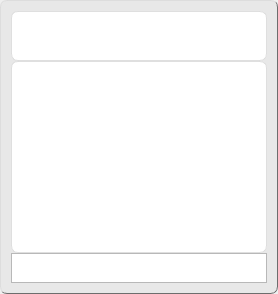
        <widget class="QWidget" name="widget_table_principal" native="true">
         <layout class="QGridLayout" name="gridLayout_3">
          <property name="leftMargin">
           <number>0</number>
          </property>
          <property name="topMargin">
           <number>0</number>
          </property>
          <property name="rightMargin">
           <number>0</number>
          </property>
          <property name="bottomMargin">
           <number>0</number>
          </property>
          <property name="spacing">
           <number>0</number>
          </property>
          <item row="1" column="0">
           <widget class="QFrame" name="frame_table_principal">
            <property name="styleSheet">
             <string notr="true">#frame_table_principal{
                
	background-color: rgba(217, 217, 217, 0.35);
	border-right: 1px solid rgb(109, 109, 109);
	border-left: 1px solid rgba(217, 217, 217, 0.80);
	border-top: 1px solid rgba(217, 217, 217, 0.80);
	border-bottom: 1px solid rgb(109, 109, 109);
    border-top-left-radius: 7px;
    border-top-right-radius: 7px;
    border-bottom-left-radius: 7px;
    border-bottom-right-radius: 7px;
    padding: 10px;
}</string>
            </property>
            <property name="frameShape">
             <enum>QFrame::Shape::NoFrame</enum>
            </property>
            <property name="frameShadow">
             <enum>QFrame::Shadow::Raised</enum>
            </property>
            <layout class="QGridLayout" name="gridLayout_8">
             <property name="leftMargin">
              <number>0</number>
             </property>
             <property name="topMargin">
              <number>0</number>
             </property>
             <property name="rightMargin">
              <number>0</number>
             </property>
             <property name="bottomMargin">
              <number>0</number>
             </property>
             <property name="spacing">
              <number>0</number>
             </property>
             <item row="5" column="1">
              <widget class="QPlainTextEdit" name="txt_output_logs">
               <property name="maximumSize">
                <size>
                 <width>16777215</width>
                 <height>30</height>
                </size>
               </property>
               <property name="textInteractionFlags">
                <set>Qt::TextInteractionFlag::NoTextInteraction</set>
               </property>
              </widget>
             </item>
             <item row="1" column="1" colspan="2" alignment="Qt::AlignmentFlag::AlignBottom">
              <widget class="QFrame" name="frame_bts_top_table">
               <property name="minimumSize">
                <size>
                 <width>0</width>
                 <height>50</height>
                </size>
               </property>
               <property name="maximumSize">
                <size>
                 <width>16777215</width>
                 <height>50</height>
                </size>
               </property>
               <property name="styleSheet">
                <string notr="true">QFrame{

	
	background-color: rgb(255, 255, 255);
	border-right: 1px solid rgba(217, 217, 217, 0.80);
	border-left: 1px solid rgba(217, 217, 217, 0.80);
	border-top: 1px solid rgba(217, 217, 217, 0.80);
	border-bottom: 1px solid rgba(217, 217, 217, 0.80);
    border-top-left-radius: 7px;
    border-top-right-radius: 7px;
    border-bottom-left-radius: 7px;
    border-bottom-right-radius: 7px;
    padding: 10px;

}

QPushButton{
border:none;
}</string>
               </property>
               <property name="frameShape">
                <enum>QFrame::Shape::StyledPanel</enum>
               </property>
               <property name="frameShadow">
                <enum>QFrame::Shadow::Raised</enum>
               </property>
               <layout class="QHBoxLayout" name="horizontalLayout">
                <property name="spacing">
                 <number>10</number>
                </property>
                <property name="leftMargin">
                 <number>0</number>
                </property>
                <property name="topMargin">
                 <number>0</number>
                </property>
                <property name="rightMargin">
                 <number>1</number>
                </property>
                <property name="bottomMargin">
                 <number>0</number>
                </property>
                <item alignment="Qt::AlignmentFlag::AlignLeft">
                 <widget class="QPushButton" name="bt_desfazer">
                  <property name="minimumSize">
                   <size>
                    <width>40</width>
                    <height>35</height>
                   </size>
                  </property>
                  <property name="maximumSize">
                   <size>
                    <width>40</width>
                    <height>35</height>
                   </size>
                  </property>
                  <property name="toolTip">
                   <string>&lt;html&gt;&lt;head/&gt;&lt;body&gt;&lt;p&gt;&lt;span style=&quot; font-size:8pt; color:#4b3ff1;&quot;&gt;Desfazer&lt;/span&gt;&lt;/p&gt;&lt;/body&gt;&lt;/html&gt;</string>
                  </property>
                  <property name="styleSheet">
                   <string notr="true">QPushButton{
border:none;
	
    border-top-left-radius: 7px;
    border-top-right-radius: 7px;
    border-bottom-left-radius: 7px;
    border-bottom-right-radius: 7px;
/*
	border-right: 1px solid rgb(109, 109, 109);
	border-left: 1px solid rgba(217, 217, 217, 0.80);
	border-top: 1px solid rgba(217, 217, 217, 0.80);
	border-bottom: 1px solid rgb(109, 109, 109);
	font: 700 10pt &quot;Segoe UI&quot;;
*/
}

QPushButton:hover{

	background-color: rgb(195, 205, 255);


}</string>
                  </property>
                  <property name="text">
                   <string/>
                  </property>
                  <property name="icon">
                   <iconset resource="icons.qrc">
                    <normaloff>:/icons/img/desfazer.png</normaloff>:/icons/img/desfazer.png</iconset>
                  </property>
                  <property name="iconSize">
                   <size>
                    <width>25</width>
                    <height>25</height>
                   </size>
                  </property>
                 </widget>
                </item>
                <item>
                 <widget class="QPushButton" name="bt_salvar_dados_tabela_principal">
                  <property name="minimumSize">
                   <size>
                    <width>40</width>
                    <height>35</height>
                   </size>
                  </property>
                  <property name="maximumSize">
                   <size>
                    <width>40</width>
                    <height>35</height>
                   </size>
                  </property>
                  <property name="cursor">
                   <cursorShape>PointingHandCursor</cursorShape>
                  </property>
                  <property name="toolTip">
                   <string>&lt;html&gt;&lt;head/&gt;&lt;body&gt;&lt;p&gt;&lt;span style=&quot; font-size:8pt; color:#4b3ff1;&quot;&gt;Exportar .csv&lt;/span&gt;&lt;/p&gt;&lt;/body&gt;&lt;/html&gt;</string>
                  </property>
                  <property name="styleSheet">
                   <string notr="true">QPushButton{
border:none;
	
    border-top-left-radius: 7px;
    border-top-right-radius: 7px;
    border-bottom-left-radius: 7px;
    border-bottom-right-radius: 7px;
/*
	border-right: 1px solid rgb(109, 109, 109);
	border-left: 1px solid rgba(217, 217, 217, 0.80);
	border-top: 1px solid rgba(217, 217, 217, 0.80);
	border-bottom: 1px solid rgb(109, 109, 109);
	font: 700 10pt &quot;Segoe UI&quot;;
*/
}

QPushButton:hover{
	background-color: rgba(51, 221, 51, 0.25);

}</string>
                  </property>
                  <property name="text">
                   <string/>
                  </property>
                  <property name="icon">
                   <iconset resource="icons.qrc">
                    <normaloff>:/icons/img/csv (1).png</normaloff>:/icons/img/csv (1).png</iconset>
                  </property>
                  <property name="iconSize">
                   <size>
                    <width>30</width>
                    <height>30</height>
                   </size>
                  </property>
                 </widget>
                </item>
                <item>
                 <widget class="QPushButton" name="bt_exportar_arquivo_xlsx">
                  <property name="minimumSize">
                   <size>
                    <width>40</width>
                    <height>35</height>
                   </size>
                  </property>
                  <property name="maximumSize">
                   <size>
                    <width>40</width>
                    <height>35</height>
                   </size>
                  </property>
                  <property name="toolTip">
                   <string>&lt;html&gt;&lt;head/&gt;&lt;body&gt;&lt;p&gt;&lt;span style=&quot; font-size:8pt; color:#4b3ff1;&quot;&gt;Exportar .xslsx&lt;/span&gt;&lt;/p&gt;&lt;/body&gt;&lt;/html&gt;</string>
                  </property>
                  <property name="styleSheet">
                   <string notr="true">QPushButton{
border:none;
	
    border-top-left-radius: 7px;
    border-top-right-radius: 7px;
    border-bottom-left-radius: 7px;
    border-bottom-right-radius: 7px;
/*
	border-right: 1px solid rgb(109, 109, 109);
	border-left: 1px solid rgba(217, 217, 217, 0.80);
	border-top: 1px solid rgba(217, 217, 217, 0.80);
	border-bottom: 1px solid rgb(109, 109, 109);
	font: 700 10pt &quot;Segoe UI&quot;;
*/
}

QPushButton:hover{
	background-color: rgba(51, 221, 51, 0.25);

}</string>
                  </property>
                  <property name="text">
                   <string/>
                  </property>
                  <property name="icon">
                   <iconset resource="icons.qrc">
                    <normaloff>:/icons/img/xlsx.png</normaloff>:/icons/img/xlsx.png</iconset>
                  </property>
                  <property name="iconSize">
                   <size>
                    <width>30</width>
                    <height>30</height>
                   </size>
                  </property>
                 </widget>
                </item>
                <item>
                 <spacer name="horizontalSpacer_2">
                  <property name="orientation">
                   <enum>Qt::Orientation::Horizontal</enum>
                  </property>
                  <property name="sizeHint" stdset="0">
                   <size>
                    <width>40</width>
                    <height>20</height>
                   </size>
                  </property>
                 </spacer>
                </item>
                <item>
                 <widget class="QPushButton" name="bt_reprocesar_csv">
                  <property name="minimumSize">
                   <size>
                    <width>40</width>
                    <height>35</height>
                   </size>
                  </property>
                  <property name="maximumSize">
                   <size>
                    <width>40</width>
                    <height>35</height>
                   </size>
                  </property>
                  <property name="toolTip">
                   <string>&lt;html&gt;&lt;head/&gt;&lt;body&gt;&lt;p&gt;&lt;span style=&quot; font-size:8pt; color:#4b3ff1;&quot;&gt;Reprocessar&lt;/span&gt;&lt;/p&gt;&lt;/body&gt;&lt;/html&gt;</string>
                  </property>
                  <property name="layoutDirection">
                   <enum>Qt::LayoutDirection::RightToLeft</enum>
                  </property>
                  <property name="styleSheet">
                   <string notr="true">QPushButton{
	
	font: 700 9pt &quot;Segoe UI&quot;;
	
	color: rgb(170, 0, 255);
	border:none;
    border-top-left-radius: 7px;
    border-top-right-radius: 7px;
    border-bottom-left-radius: 7px;
    border-bottom-right-radius: 7px;

}

QPushButton:hover{
background-color: rgb(195, 205, 255);

}</string>
                  </property>
                  <property name="text">
                   <string/>
                  </property>
                  <property name="icon">
                   <iconset resource="icons.qrc">
                    <normaloff>:/icons/img/reset.png</normaloff>:/icons/img/reset.png</iconset>
                  </property>
                  <property name="iconSize">
                   <size>
                    <width>26</width>
                    <height>26</height>
                   </size>
                  </property>
                 </widget>
                </item>
               </layout>
              </widget>
             </item>
             <item row="2" column="0" colspan="3">
              <widget class="QTableWidget" name="table_principal">
               <property name="styleSheet">
                <string notr="true">#table_principal{
	
	
	font: 8pt &quot;Segoe UI&quot;;
	
	background-color: rgb(255, 255, 255);
	border-right: 1px solid rgba(217, 217, 217, 0.80);
	border-left: 1px solid rgba(217, 217, 217, 0.80);
	border-top: 1px solid rgba(217, 217, 217, 0.80);
	border-bottom: 1px solid rgba(217, 217, 217, 0.80);
    border-top-left-radius: 7px;
    border-top-right-radius: 7px;
    border-bottom-left-radius: 7px;
    border-bottom-right-radius: 7px;
    padding: 10px;

}

/*#table_principal:hover{
	background-color: rgba(195, 205, 255, 0.25);
}*/
 QHeaderView::section {
      background-color: #4b3ff1;
		border: 1px solid rgba(217, 217, 217, 0.80);
	font: 700 11pt &quot;Times New Roman&quot;;
       color: white;


}


    QScrollBar:vertical {
        border: none;
        background: #F0F0F0; /* Cor de fundo da barra de rolagem */
        width: 8px;
        margin: 0px 0px 0px 0px;
    }

    QScrollBar::handle:vertical {
        background-color: rgb(195, 205, 255); /* Cor da &quot;pegada&quot; da barra de rolagem */
        min-height: 20px;
        border-radius: 4px;
    }

    QScrollBar::add-line:vertical {
        border: none;
        background: #CACACA;
        height: 14px;
        subcontrol-position: bottom;
        subcontrol-origin: margin;
    }

    QScrollBar::sub-line:vertical {
        border: none;
        background: #CACACA;
        height: 14px;
        subcontrol-position: top;
        subcontrol-origin: margin;
    }

    QScrollBar::up-arrow:vertical, QScrollBar::down-arrow:vertical {
        background: none;
    }

    QScrollBar::add-page:vertical, QScrollBar::sub-page:vertical {
        background: none;
    }

    QScrollBar:horizontal {
        border: none;
        background: #F0F0F0; /* Cor de fundo da barra de rolagem */
        height: 8px;
        margin: 0px 0px 0px 0px;
    }

    QScrollBar::handle:horizontal {
        background-color: rgb(195, 205, 255); /* Cor da &quot;pegada&quot; da barra de rolagem */
        min-width: 20px;
        border-radius: 4px;
    }

    QScrollBar::add-line:horizontal {
        border: none;
        background: #CACACA;
        width: 14px;
        subcontrol-position: right;
        subcontrol-origin: margin;
    }

    QScrollBar::sub-line:horizontal {
        border: none;
        background: #CACACA;
        width: 14px;
        subcontrol-position: left;
        subcontrol-origin: margin;
    }

    QScrollBar::left-arrow:horizontal, QScrollBar::right-arrow:horizontal {
        background: none;
    }

    QScrollBar::add-page:horizontal, QScrollBar::sub-page:horizontal {
        background: none;
    }</string>
               </property>
               <property name="frameShape">
                <enum>QFrame::Shape::StyledPanel</enum>
               </property>
               <property name="frameShadow">
                <enum>QFrame::Shadow::Sunken</enum>
               </property>
               <property name="lineWidth">
                <number>1</number>
               </property>
               <property name="editTriggers">
                <set>QAbstractItemView::EditTrigger::AllEditTriggers</set>
               </property>
               <property name="dragEnabled">
                <bool>true</bool>
               </property>
               <property name="dragDropMode">
                <enum>QAbstractItemView::DragDropMode::InternalMove</enum>
               </property>
               <property name="alternatingRowColors">
                <bool>true</bool>
               </property>
               <property name="selectionMode">
                <enum>QAbstractItemView::SelectionMode::ContiguousSelection</enum>
               </property>
               <property name="selectionBehavior">
                <enum>QAbstractItemView::SelectionBehavior::SelectRows</enum>
               </property>
               <property name="iconSize">
                <size>
                 <width>30</width>
                 <height>30</height>
                </size>
               </property>
               <property name="sortingEnabled">
                <bool>false</bool>
               </property>
               <attribute name="horizontalHeaderShowSortIndicator" stdset="0">
                <bool>true</bool>
               </attribute>
               <attribute name="verticalHeaderVisible">
                <bool>false</bool>
               </attribute>
              </widget>
             </item>
            </layout>
           </widget>
          </item>
         </layout>
        </widget>
